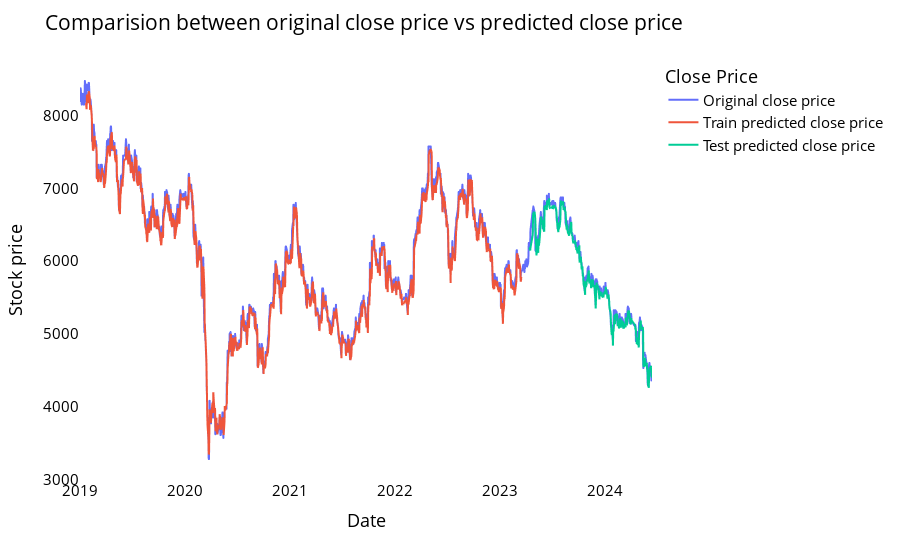

Here is the notebook cell this chart was saved with:
### Markdown cell above
<a name="lstm_grucomparechart"></a>

#### Comparision between original stock close price vs predicted close price

### Code cell
# shift train predictions for plotting

look_back=time_step
trainPredictPlot = np.empty_like(closedf)
trainPredictPlot[:, :] = np.nan
trainPredictPlot[look_back:len(train_predict)+look_back, :] = train_predict
print("Train predicted data: ", trainPredictPlot.shape)

# shift test predictions for plotting
testPredictPlot = np.empty_like(closedf)
testPredictPlot[:, :] = np.nan
testPredictPlot[len(train_predict)+(look_back*2)+1:len(closedf)-1, :] = test_predict
print("Test predicted data: ", testPredictPlot.shape)

names = cycle(['Original close price','Train predicted close price','Test predicted close price'])

plotdf = pd.DataFrame({'date': close_stock['date'],
                       'original_close': close_stock['close'],
                      'train_predicted_close': trainPredictPlot.reshape(1,-1)[0].tolist(),
                      'test_predicted_close': testPredictPlot.reshape(1,-1)[0].tolist()})

fig = px.line(plotdf,x=plotdf['date'], y=[plotdf['original_close'],plotdf['train_predicted_close'],
                                          plotdf['test_predicted_close']],
              labels={'value':'Stock price','date': 'Date'})
fig.update_layout(title_text='Comparision between original close price vs predicted close price',
                  plot_bgcolor='white', font_size=15, font_color='black', legend_title_text='Close Price')
fig.for_each_trace(lambda t:  t.update(name = next(names)))

fig.update_xaxes(showgrid=False)
fig.update_yaxes(showgrid=False)
fig.show()

### Figure 1 — Plotly figure (JSON) as saved in the notebook; plotly's stock layout.template omitted (floating-point values rounded to 4 significant figures; data arrays with more than 128 entries replaced by an {"elided": "..."} marker saying what was removed)
{"data": [{"hovertemplate": "variable=original_close<br>Date=%{x}<br>Stock price=%{y}<extra></extra>", "legendgroup": "original_close", "line": {"color": "#636efa", "dash": "solid"}, "marker": {"symbol": "circle"}, "mode": "lines", "name": "Original close price", "showlegend": true, "type": "scattergl", "x": {"elided": "1374 str values"}, "xaxis": "x", "y": {"elided": "1374 int values"}, "yaxis": "y"}, {"hovertemplate": "variable=train_predicted_close<br>Date=%{x}<br>Stock price=%{y}<extra></extra>", "legendgroup": "train_predicted_close", "line": {"color": "#EF553B", "dash": "solid"}, "marker": {"symbol": "circle"}, "mode": "lines", "name": "Train predicted close price", "showlegend": true, "type": "scattergl", "x": {"elided": "1374 str values"}, "xaxis": "x", "y": {"elided": "1374 float values"}, "yaxis": "y"}, {"hovertemplate": "variable=test_predicted_close<br>Date=%{x}<br>Stock price=%{y}<extra></extra>", "legendgroup": "test_predicted_close", "line": {"color": "#00cc96", "dash": "solid"}, "marker": {"symbol": "circle"}, "mode": "lines", "name": "Test predicted close price", "showlegend": true, "type": "scattergl", "x": {"elided": "1374 str values"}, "xaxis": "x", "y": {"elided": "1374 float values"}, "yaxis": "y"}], "layout": {"font": {"color": "black", "size": 15}, "legend": {"title": {"text": "Close Price"}, "tracegroupgap": 0}, "margin": {"t": 60}, "plot_bgcolor": "white", "title": {"text": "Comparision between original close price vs predicted close price"}, "xaxis": {"anchor": "y", "domain": [0, 1], "showgrid": false, "title": {"text": "Date"}}, "yaxis": {"anchor": "x", "domain": [0, 1], "showgrid": false, "title": {"text": "Stock price"}}}}
